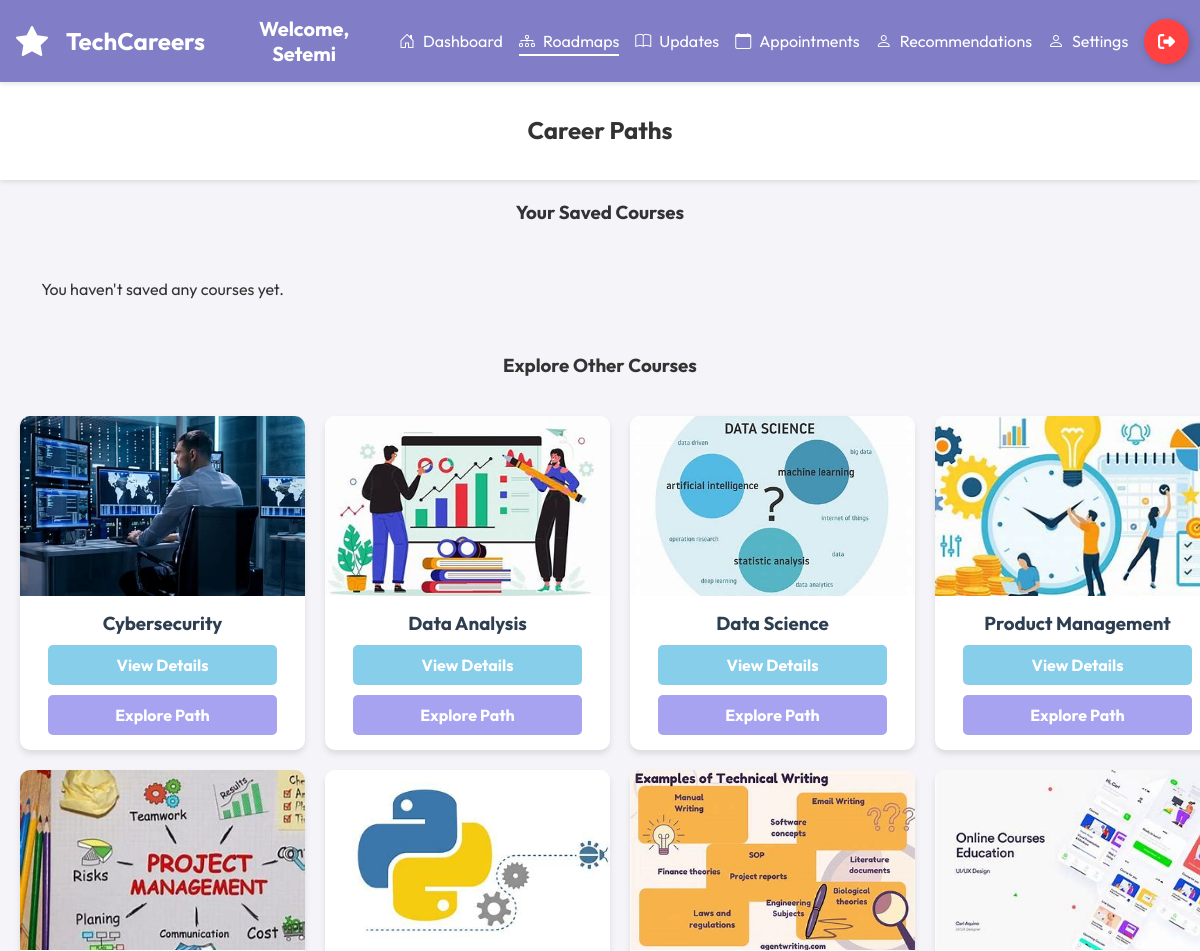
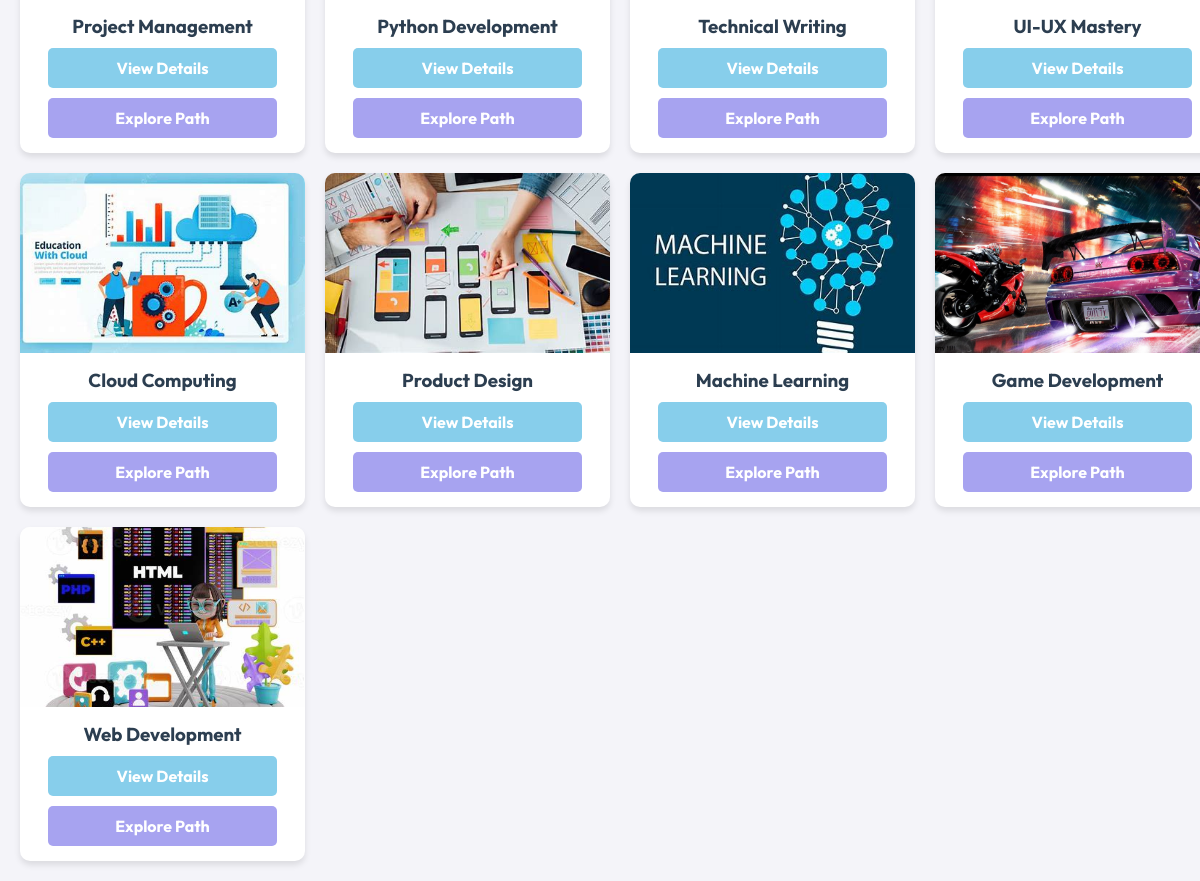
Page /Dashboard/paths.php (signed in) on the committed database (2 pictures, top to bottom).
### tables this page shows
CREATE TABLE `student` (
  `student_id` int(11) NOT NULL,
  `name` varchar(100) DEFAULT NULL,
  `age` int(11) DEFAULT NULL,
  `gender` varchar(10) DEFAULT NULL,
  `university_email` varchar(100) DEFAULT NULL,
  `phone` varchar(15) DEFAULT NULL,
  `password` varchar(255) NOT NULL,
  `role` varchar(11) NOT NULL
);

CREATE TABLE `courses` (
  `id` int(11) NOT NULL,
  `course_name` varchar(255) NOT NULL,
  `course_image` varchar(255) NOT NULL,
  `syllabus_pdf` varchar(255) DEFAULT NULL,
  `difficulty_level` enum('beginner','intermediate','advanced') DEFAULT NULL,
  `duration_hours` int(11) DEFAULT NULL,
  `provider` varchar(255) DEFAULT NULL,
  `description` text DEFAULT NULL,
  `rating` decimal(3,1) DEFAULT NULL,
  `learning_style` enum('visual','reading','interactive','combination') DEFAULT NULL,
  `career_path` enum('entry_level','career_switch','skill_enhancement','personal_projects','entrepreneurship') DEFAULT NULL
);

### Dashboard/paths.php (the view, shortened to what this page needs)
<?php
require_once '../LoginPage/conn.php';
$student_id = $_SESSION['student_id'];
$stmt = $conn->prepare("SELECT student_id, name, university_email FROM student WHERE student_id = ?");
$stmt->bind_param("i", $student_id);
$stmt->execute();
$result = $stmt->get_result();
if ($result->num_rows === 1) {
    $student = $result->fetch_assoc();
} else {
    session_destroy();
    header("Location: ../LoginPage/index.php?error=" . urlencode("Session expired. Please log in again."));
    exit();
}
$savedCourses = [];
$savedCourseIds = [];
$otherCourses = [];
if (!empty($savedCourseIds)) {
    $placeholders = implode(',', array_fill(0, count($savedCourseIds), '?'));
    $query = "SELECT id, course_name, course_image FROM courses WHERE id NOT IN ($placeholders)";
    $stmt = $conn->prepare($query);
    $stmt->bind_param(str_repeat('i', count($savedCourseIds)), ...$savedCourseIds);
    $stmt->execute();
    $result = $stmt->get_result();
    while ($row = $result->fetch_assoc()) {
        $otherCourses[] = $row;
    }
    $stmt->close();
} else {
    $result = $conn->query("SELECT id, course_name, course_image FROM courses");
    while ($row = $result->fetch_assoc()) {
        $otherCourses[] = $row;
    }
}
?>
<!DOCTYPE html>
<html lang="en">
<head>
    <link rel="stylesheet" href="../css/userstyle.css">
</head>
<body>
    <?php include 'menu-bar.php' ?>
    <div class="main-content">
        <header>
            <h2>Career Paths</h2>
        </header>
        <h3>Your Saved Courses</h3>
        <div class="cards">
            <?php if (!empty($savedCourses)): ?>
                <?php foreach ($savedCourses as $course): ?>
                    <div class="card">
                        <img src="../<?= htmlspecialchars($course['course_image']) ?>" alt="<?= htmlspecialchars($course['course_name']) ?>">
                        <div class="card-content">
                            <h3><?= htmlspecialchars($course['course_name']) ?></h3>
                            <a href="course-details.php?id=<?php echo $course['id']; ?>" class="cta-button details">View Details</a>
                            <a href="roadmap.php?course_id=<?= $course['id'] ?>" class="cta-button">Explore Path</a>
                        </div>
                    </div>
                <?php endforeach; ?>
            <?php else: ?>
                <p>You haven't saved any courses yet.</p>
            <?php endif; ?>
        </div>
        <section id="others">
        <h3>Explore Other Courses</h3>
        <div class="cards">
            <?php if (!empty($otherCourses)): ?>
                <?php foreach ($otherCourses as $course): ?>
                    <div class="card">
                        <img src="../<?= htmlspecialchars($course['course_image']) ?>" alt="<?= htmlspecialchars($course['course_name']) ?>">
                        <div class="card-content">
                            <h3><?= htmlspecialchars($course['course_name']) ?></h3>
                            <a href="course-details.php?id=<?php echo $course['id']; ?>" class="cta-button details">View Details</a>
                            <a href="roadmap.php?course_id=<?= $course['id'] ?>" class="cta-button">Explore Path</a>
                        </div>
                    </div>
                <?php endforeach; ?>
            <?php else: ?>
                <p style="margin-left: 20px;">No other courses available.</p>
            <?php endif; ?>
        </div>
        </section>
    </div>
</body>
</html>

### Dashboard/menu-bar.php (shortened to what this page needs)
<link rel="stylesheet" href="https://cdn.jsdelivr.net/npm/bootstrap-icons@1.11.3/font/bootstrap-icons.min.css">
<link rel="stylesheet" href="https://cdnjs.cloudflare.com/ajax/libs/font-awesome/6.4.0/css/all.min.css">
</head>
<body>
    <header class="header">
        <div class="header-container">
            <div class="header-left">
                <a href="main.php" class="brand-logo">
                    <i class="bi bi-star-fill"></i>
                    <span>TechCareers</span>
                </a>
            </div>
            <div>
                <h2>Welcome, <?php echo isset($student['name']) ? htmlspecialchars($student['name']) : 'Guest'; ?></h2>
            </div>
            <div>
            <nav>
                <div class="nav-links">
                    <a href="main.php" class="nav-link <?php echo basename($_SERVER['PHP_SELF']) == 'main.php' ? 'active' : '' ?>">
                        <i class="bi bi-house-door"></i>Dashboard
                    </a>
                    <a href="paths.php" class="nav-link <?php echo basename($_SERVER['PHP_SELF']) == 'paths.php' ? 'active' : '' ?>">
                        <i class="bi bi-diagram-3"></i>Roadmaps
                    </a>
                    <a href="updates.php" class="nav-link <?php echo basename($_SERVER['PHP_SELF']) == 'updates.php' ? 'active' : '' ?>">
                        <i class="bi bi-book"></i>Updates
                    </a>
                    <a href="appointments.php" class="nav-link <?php echo basename($_SERVER['PHP_SELF']) == 'appointments.php' ? 'active' : '' ?>">
                        <i class="bi bi-calendar"></i>Appointments
                    </a>
                    <a href="recommendations.php" class="nav-link <?php echo basename($_SERVER['PHP_SELF']) == 'recommendations.php' ? 'active' : '' ?>">
                        <i class="bi bi-person"></i>Recommendations
                    </a>
                    <a href="profile.php" class="nav-link <?php echo basename($_SERVER['PHP_SELF']) == 'profile.php' ? 'active' : '' ?>">
                        <i class="bi bi-person"></i>Settings
                    </a>
                </div>
            </nav>
            </div>
            <div style="width: 7.5%" class="logout-main">
                <a href="logout.php">
                    <button class="Btn" href="logout.php">
                        <div class="sign"></div>
                    </button>
                </a>
            </div>
        </div>
    </header>

### css/userstyle.css (style rules this page uses)
body { margin: 0; font-family: "Outfit", serif; background-color: #f4f4f9; color: #333; display: flex; flex-direction: column; height: 100vh; overflow: hidden; }
a { text-decoration: none; }
.header-left { display: flex; align-items: center; gap: 20px; flex-wrap: wrap; }
.brand-logo { display: flex; align-items: center; gap: 10px; color: white; font-size: 1.2rem; font-weight: bold; margin-right: 20px; }
.header h2 { margin: 0; font-size: 1.25rem; }
.cards { display: grid; grid-template-columns: repeat(4, minmax(250px, 1fr)); gap: 20px; }
.card img { width: 100%; height: 180px; object-fit: cover; }
.card-content { padding: 15px; }
.card h3 { margin: 0 0 10px; color: #2c3e50; text-align: center; }
.cta-button { display: block; padding: 10px; text-align: center; background-color: #3498db; color: white; border-radius: 5px; text-decoration: none; transition: background-color 0.3s; }
.Btn { display: flex; align-items: center; justify-content: flex-start; width: 45px; height: 45px; border: none; border-radius: 50%; cursor: pointer; position: relative; overflow: hidden; transition-duration: .3s; box-shadow: 2px 2px 10px rgba(0, 0, 0, 0.199); background-color: rgb(255, 65, 65); }
.sign { width: 100%; transition-duration: .3s; display: flex; align-items: center; justify-content: center; }
.sign svg { width: 17px; }

### Dashboard/paths.php (style rules this page uses)
.cta-button { background-color: #a7a3f0; text-decoration: none; display: inline-block; padding: 10px 15px; border-radius: 5px; color: white; font-weight: bold; }
.cards { width: 100%; margin: auto; text-align: center; padding: 20px; }
.card { background-color: white; border-radius: 10px; box-shadow: 0 4px 6px rgba(0, 0, 0, 0.1); transition: transform 0.3s; overflow: hidden; display: flex; flex-direction: column; justify-content: center; align-items: center; }
.card a { width: 80%; text-align: center; }
.main-content { margin-top: 20px; text-align: center; }
.details { background-color: skyblue; margin-bottom: 10px; transition: background-color 0.3s; }

### Dashboard/menu-bar.php (style rules this page uses)
:root { --primary: #817ec7; --white: #ffffff; --dark: #333333; --transition: all 0.3s ease; }
.main-content { flex-grow: 1; padding: 20px; overflow-y: auto; }
header { background: white; padding: 15px; box-shadow: 0px 2px 5px rgba(0, 0, 0, 0.1); margin-bottom: 20px; text-align: center; }
.header-container h2 { color: var(--white); }
.main-content { padding: 0; margin: 0; margin-top: 80px; overflow-x: hidden; }
.header { background-color: var(--primary); padding: 1rem; box-shadow: 0 2px 5px rgba(0, 0, 0, 0.1); position: fixed; width: 100%; }
.header-container { display: flex; justify-content: space-around; align-items: center; max-width: 100%; margin: 0 auto; gap: 1rem; }
.brand-logo { display: flex; align-items: center; color: var(--white); text-decoration: none; }
.brand-logo i { margin-right: 0.5rem; font-size: 2rem; }
.brand-logo span { font-weight: bold; font-size: 1.5rem; }
.nav-links { display: flex; align-items: center; }
.nav-link { color: var(--white); text-decoration: none; margin-left: 1.5rem; position: relative; display: flex; align-items: center; transition: var(--transition); }
.nav-link i { margin-right: 0.5rem; }
.nav-link::after { content: ''; position: absolute; bottom: -5px; left: 0; width: 0; height: 2px; background-color: var(--white); transition: var(--transition); }
.nav-link:hover::after, .nav-link.active::after { width: 100%; }
.Btn { display: flex; align-items: center; justify-content: flex-start; width: 45px; height: 45px; border: none; border-radius: 50%; cursor: pointer; position: relative; overflow: hidden; transition-duration: .3s; box-shadow: 2px 2px 10px rgba(0, 0, 0, 0.199); background-color: rgb(255, 65, 65); }
.sign { width: 100%; transition-duration: .3s; display: flex; align-items: center; justify-content: center; }
.sign svg { width: 17px; }
@media screen and (max-width: 1300px) { .nav-link { margin-left: 1rem; } }

### rows in the picture
student: name "Setemi"
courses: course_image+course_name (picture), course_name "Cybersecurity"
courses: course_image (picture), course_name "Data Analysis"
courses: course_image (picture), course_name "Data Science"
courses: course_image (picture), course_name "Product Management"
courses: course_image (picture), course_name "Project Management"
courses: course_image (picture), course_name "Python Development"
courses: course_image (picture), course_name "Technical Writing"
courses: course_image (picture), course_name "UI-UX Mastery"
courses: course_image (picture), course_name "Cloud Computing"
courses: course_image (picture), course_name "Product Design"
courses: course_image (picture), course_name "Machine Learning"
courses: course_image (picture), course_name "Game Development"
courses: course_image (picture), course_name "Web Development"
